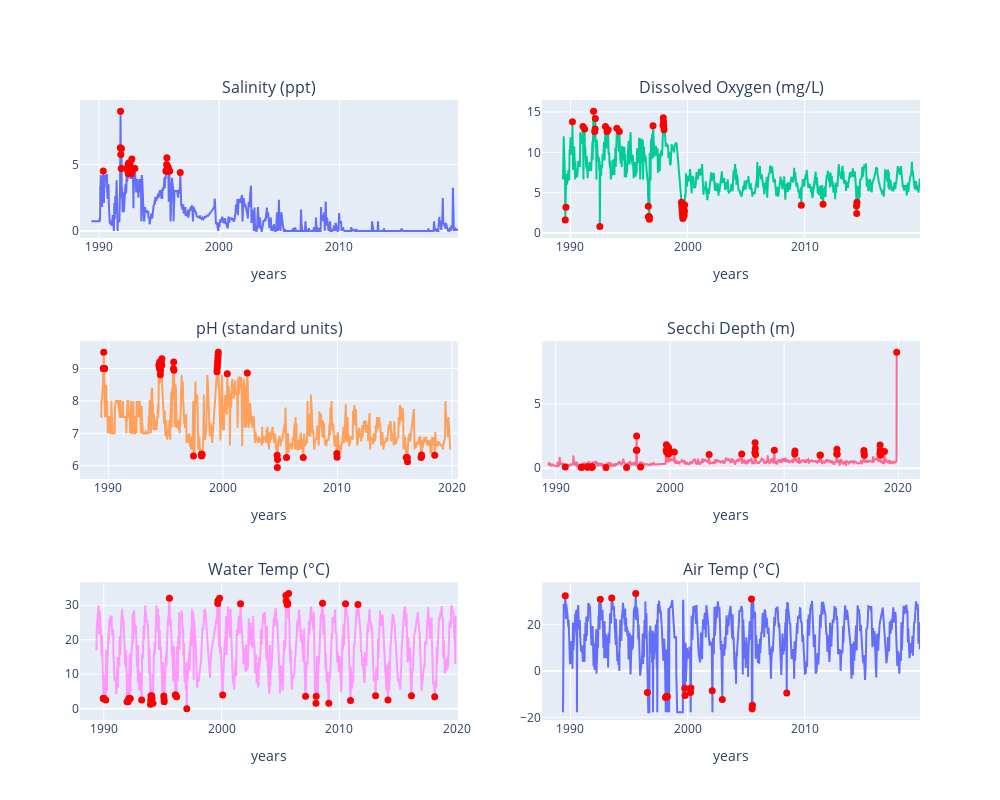

Notebook cell for this chart:
### Code cell
fig = make_subplots(rows=3, cols=2,     subplot_titles=[
        'Salinity (ppt)', 'Dissolved Oxygen (mg/L)', 
        'pH (standard units)', 'Secchi Depth (m)', 
        'Water Temp (°C)', 'Air Temp (°C)'
    ])
fig.add_trace(go.Scatter(x=select_df.index, y=select_df['Salinity (ppt)'], mode='lines', name='Salinity (ppt)'), row=1, col=1)
fig.add_trace(go.Scatter(x=select_df[select_df['Salinity (ppt)_anomaly']].index, y=select_df[select_df['Salinity (ppt)_anomaly']]['Salinity (ppt)'], mode='markers',
                        marker=dict(color='red', size=7)), row=1, col=1)
fig.update_xaxes(title_text="years")
fig.update_yaxes()

fig.add_trace(go.Scatter(x=select_df.index, y=select_df['Dissolved Oxygen (mg/L)'], mode='lines', name='Dissolved Oxygen (mg/L)'), row=1, col=2)
fig.add_trace(go.Scatter(x=select_df[select_df['Dissolved Oxygen (mg/L)_anomaly']].index, y=select_df[select_df['Dissolved Oxygen (mg/L)_anomaly']]['Dissolved Oxygen (mg/L)'], mode='markers',
                        marker=dict(color='red', size=7)), row=1, col=2)

fig.add_trace(go.Scatter(x=select_df.index, y=select_df['pH (standard units)'], mode='lines', name='pH (standard units)'), row=2, col=1)
fig.add_trace(go.Scatter(x=select_df[select_df['pH (standard units)_anomaly']].index, y=select_df[select_df['pH (standard units)_anomaly']]['pH (standard units)'], mode='markers',
                          marker=dict(color='red', size=7)), row=2, col=1)

fig.add_trace(go.Scatter(x=select_df.index, y=select_df['Secchi Depth (m)'], mode='lines', name='Secchi Depth (m)'), row=2, col=2)
fig.add_trace(go.Scatter(x=select_df[select_df['Secchi Depth (m)_anomaly']].index, y=select_df[select_df['Secchi Depth (m)_anomaly']]['Secchi Depth (m)'], mode='markers',
                        marker=dict(color='red', size=7)), row=2, col=2)

fig.add_trace(go.Scatter(x=select_df.index, y=select_df['Water Temp (?C)'], mode='lines', name='Water Temp (?C)'), row=3, col=1)
fig.add_trace(go.Scatter(x=select_df[select_df['Water Temp (?C)_anomaly']].index, y=select_df[select_df['Water Temp (?C)_anomaly']]['Water Temp (?C)'], mode='markers',
                        marker=dict(color='red', size=7)), row=3, col=1)

fig.add_trace(go.Scatter(x=select_df.index, y=select_df['AirTemp (C)'], mode='lines', name='AirTemp (C)'), row=3, col=2)
fig.add_trace(go.Scatter(x=select_df[select_df['AirTemp (C)_anomaly']].index, y=select_df[select_df['AirTemp (C)_anomaly']]['AirTemp (C)'], mode='markers',
                        marker=dict(color='red', size=7)), row=3, col=2)

fig.update_layout(showlegend=False)

fig.update_layout(height=800, width=1000)
fig.show()

### Figure 1 — Plotly figure (JSON) as saved in the notebook; plotly's stock layout.template omitted (floating-point values rounded to 4 significant figures; data arrays with more than 128 entries replaced by an {"elided": "..."} marker saying what was removed)
{"data": [{"mode": "lines", "name": "Salinity (ppt)", "type": "scatter", "x": {"elided": "1592 str values"}, "xaxis": "x", "y": {"elided": "1592 float values"}, "yaxis": "y"}, {"marker": {"color": "red", "size": 7}, "mode": "markers", "type": "scatter", "x": ["1990-05-13T00:00:00", "1991-10-13T00:00:00", "1991-10-20T00:00:00", "1991-10-27T00:00:00", "1991-11-10T00:00:00", "1991-11-17T00:00:00", "1992-04-26T00:00:00", "1992-05-31T00:00:00", "1992-06-07T00:00:00", "1992-06-14T00:00:00", "1992-06-21T00:00:00", "1992-06-28T00:00:00", "1992-07-05T00:00:00", "1992-07-12T00:00:00", "1992-07-19T00:00:00", "1992-07-26T00:00:00", "1992-08-02T00:00:00", "1992-08-09T00:00:00", "1992-08-16T00:00:00", "1992-09-06T00:00:00", "1992-09-13T00:00:00", "1992-09-20T00:00:00", "1992-09-27T00:00:00", "1992-10-04T00:00:00", "1992-12-27T00:00:00", "1995-07-30T00:00:00", "1995-08-06T00:00:00", "1995-08-13T00:00:00", "1995-08-20T00:00:00", "1995-08-27T00:00:00", "1995-09-03T00:00:00", "1995-09-10T00:00:00", "1995-09-17T00:00:00", "1995-09-24T00:00:00", "1995-10-01T00:00:00", "1995-10-08T00:00:00", "1995-11-05T00:00:00", "1995-11-19T00:00:00", "1996-10-06T00:00:00"], "xaxis": "x", "y": [4.5, 6.25, 9, 5.75, 4.7, 6.2, 4.7, 4.45, 5, 4.3, 5.1, 4.7, 4.5, 4.3, 5.1, 5.1, 5.1, 4.6, 4.7, 4.3, 4.425, 4.55, 5.4, 4.65, 4.7, 4.5, 4.5, 4.5, 5, 5.5, 4.5, 4.8, 4.5, 4.65, 4.8, 4.7, 4.5, 4.5, 4.4], "yaxis": "y"}, {"mode": "lines", "name": "Dissolved Oxygen (mg/L)", "type": "scatter", "x": {"elided": "1592 str values"}, "xaxis": "x2", "y": {"elided": "1592 float values"}, "yaxis": "y2"}, {"marker": {"color": "red", "size": 7}, "mode": "markers", "type": "scatter", "x": ["1989-07-23T00:00:00", "1989-08-13T00:00:00", "1990-03-04T00:00:00", "1991-01-27T00:00:00", "1991-03-17T00:00:00", "1991-12-22T00:00:00", "1992-01-26T00:00:00", "1992-02-09T00:00:00", "1992-02-16T00:00:00", "1992-07-05T00:00:00", "1992-12-27T00:00:00", "1993-02-14T00:00:00", "1993-02-28T00:00:00", "1993-03-21T00:00:00", "1993-12-19T00:00:00", "1994-03-06T00:00:00", "1996-08-25T00:00:00", "1996-09-01T00:00:00", "1996-09-08T00:00:00", "1996-09-15T00:00:00", "1996-09-22T00:00:00", "1996-09-29T00:00:00", "1997-01-19T00:00:00", "1997-11-30T00:00:00", "1997-12-07T00:00:00", "1997-12-14T00:00:00", "1997-12-21T00:00:00", "1997-12-28T00:00:00", "1999-06-27T00:00:00", "1999-07-04T00:00:00", "1999-07-11T00:00:00", "1999-07-18T00:00:00", "1999-07-25T00:00:00", "1999-08-01T00:00:00", "1999-08-08T00:00:00", "1999-08-15T00:00:00", "1999-08-22T00:00:00", "1999-08-29T00:00:00", "1999-09-05T00:00:00", "1999-09-12T00:00:00", "1999-09-19T00:00:00", "1999-09-26T00:00:00", "1999-10-03T00:00:00", "2009-09-20T00:00:00", "2011-07-31T00:00:00", "2014-06-08T00:00:00", "2014-06-15T00:00:00", "2014-06-22T00:00:00"], "xaxis": "x2", "y": [1.6, 3.2, 13.8, 13.2, 12.9, 15.1, 12.6, 12.9, 14.2, 0.8, 13.2, 12.6, 12.7, 12.8, 13, 12.6, 3.325, 2, 2, 2, 2, 1.7, 13.3, 13.38, 14.3, 13.8, 13.3, 12.8, 3.814, 3.479, 3.143, 2.807, 2.471, 2.136, 1.8, 3.42, 2.3, 2.25, 2.2, 2.15, 2.475, 2.8, 3.46, 3.437, 3.562, 3.351, 2.425, 3.818], "yaxis": "y2"}, {"mode": "lines", "name": "pH (standard units)", "type": "scatter", "x": {"elided": "1592 str values"}, "xaxis": "x3", "y": {"elided": "1592 float values"}, "yaxis": "y3"}, {"marker": {"color": "red", "size": 7}, "mode": "markers", "type": "scatter", "x": ["1989-07-23T00:00:00", "1989-07-30T00:00:00", "1989-08-06T00:00:00", "1989-08-13T00:00:00", "1989-08-20T00:00:00", "1989-08-27T00:00:00", "1989-09-03T00:00:00", "1994-05-29T00:00:00", "1994-06-19T00:00:00", "1994-06-26T00:00:00", "1994-07-17T00:00:00", "1994-07-24T00:00:00", "1994-07-31T00:00:00", "1994-08-07T00:00:00", "1994-08-14T00:00:00", "1994-08-28T00:00:00", "1994-09-04T00:00:00", "1995-09-10T00:00:00", "1995-09-17T00:00:00", "1995-09-24T00:00:00", "1997-06-08T00:00:00", "1998-02-15T00:00:00", "1998-02-22T00:00:00", "1998-03-01T00:00:00", "1998-03-08T00:00:00", "1999-06-27T00:00:00", "1999-07-04T00:00:00", "1999-07-11T00:00:00", "1999-07-18T00:00:00", "1999-07-25T00:00:00", "1999-08-01T00:00:00", "1999-08-08T00:00:00", "2000-05-21T00:00:00", "2002-02-17T00:00:00", "2004-09-26T00:00:00", "2004-10-03T00:00:00", "2004-10-10T00:00:00", "2005-07-24T00:00:00", "2007-01-07T00:00:00", "2009-12-13T00:00:00", "2009-12-20T00:00:00", "2016-01-03T00:00:00", "2016-02-07T00:00:00", "2016-02-14T00:00:00", "2017-04-23T00:00:00", "2017-04-30T00:00:00", "2017-05-07T00:00:00", "2018-07-01T00:00:00"], "xaxis": "x3", "y": [9, 9, 9.5, 9, 9, 9, 9, 9.1, 9, 9.2, 8.81, 8.94, 9.07, 9.2, 9.2, 9.1, 9.3, 9, 9.2, 8.95, 6.3, 6.35, 6.3, 6.325, 6.35, 8.9, 9, 9.1, 9.2, 9.3, 9.4, 9.5, 8.84, 8.86, 6.32, 5.94, 6.193, 6.25, 6.25, 6.38, 6.26, 6.25, 6.25, 6.125, 6.25, 6.292, 6.333, 6.325], "yaxis": "y3"}, {"mode": "lines", "name": "Secchi Depth (m)", "type": "scatter", "x": {"elided": "1592 str values"}, "xaxis": "x4", "y": {"elided": "1592 float values"}, "yaxis": "y4"}, {"marker": {"color": "red", "size": 7}, "mode": "markers", "type": "scatter", "x": ["1990-11-04T00:00:00", "1992-03-29T00:00:00", "1992-04-19T00:00:00", "1992-10-11T00:00:00", "1992-10-18T00:00:00", "1992-10-25T00:00:00", "1993-02-14T00:00:00", "1993-02-28T00:00:00", "1993-03-07T00:00:00", "1993-03-14T00:00:00", "1994-05-29T00:00:00", "1996-03-17T00:00:00", "1997-01-26T00:00:00", "1997-02-02T00:00:00", "1997-02-09T00:00:00", "1997-06-08T00:00:00", "1999-09-05T00:00:00", "1999-09-12T00:00:00", "1999-09-19T00:00:00", "1999-11-07T00:00:00", "1999-11-14T00:00:00", "1999-11-21T00:00:00", "1999-11-28T00:00:00", "1999-12-05T00:00:00", "2000-05-21T00:00:00", "2003-06-08T00:00:00", "2006-04-16T00:00:00", "2007-06-10T00:00:00", "2007-06-17T00:00:00", "2007-06-24T00:00:00", "2007-07-01T00:00:00", "2009-02-22T00:00:00", "2010-12-05T00:00:00", "2010-12-12T00:00:00", "2013-02-24T00:00:00", "2013-03-03T00:00:00", "2014-08-10T00:00:00", "2014-08-17T00:00:00", "2014-08-24T00:00:00", "2016-12-25T00:00:00", "2017-01-01T00:00:00", "2017-01-08T00:00:00", "2018-05-20T00:00:00", "2018-05-27T00:00:00", "2018-06-03T00:00:00", "2018-06-10T00:00:00", "2018-10-14T00:00:00", "2019-11-10T00:00:00"], "xaxis": "x4", "y": [0.1, 0.05, 0.1, 0.1, 0.1, 0.1, 0.1, 0.1, 0.1, 0.1, 0.05, 0.05, 1.4, 2.5, 1.4, 0.1, 1.395, 1.83, 1.24, 1.101, 1.64, 1.477, 1.313, 1.15, 1.26, 1.06, 1.1, 1.225, 1.98, 1.527, 1.073, 1.39, 1.113, 1.34, 1.012, 1.025, 1.133, 1.475, 1.079, 1.375, 1.19, 1.005, 1.15, 1.8, 1.417, 1.033, 1.3, 9], "yaxis": "y4"}, {"mode": "lines", "name": "Water Temp (?C)", "type": "scatter", "x": {"elided": "1592 str values"}, "xaxis": "x5", "y": {"elided": "1592 float values"}, "yaxis": "y5"}, {"marker": {"color": "red", "size": 7}, "mode": "markers", "type": "scatter", "x": ["1989-12-17T00:00:00", "1989-12-24T00:00:00", "1989-12-31T00:00:00", "1990-01-07T00:00:00", "1990-03-04T00:00:00", "1991-12-22T00:00:00", "1992-01-26T00:00:00", "1992-02-16T00:00:00", "1992-03-22T00:00:00", "1992-03-29T00:00:00", "1993-03-21T00:00:00", "1993-12-19T00:00:00", "1993-12-26T00:00:00", "1994-01-02T00:00:00", "1994-01-30T00:00:00", "1994-02-06T00:00:00", "1994-03-06T00:00:00", "1995-02-05T00:00:00", "1995-02-12T00:00:00", "1995-02-19T00:00:00", "1995-07-30T00:00:00", "1996-01-28T00:00:00", "1996-02-04T00:00:00", "1996-03-10T00:00:00", "1997-01-19T00:00:00", "1999-09-05T00:00:00", "1999-09-12T00:00:00", "1999-10-31T00:00:00", "2000-02-06T00:00:00", "2001-08-12T00:00:00", "2005-06-19T00:00:00", "2005-06-26T00:00:00", "2005-07-31T00:00:00", "2005-08-07T00:00:00", "2005-08-14T00:00:00", "2005-09-11T00:00:00", "2007-02-18T00:00:00", "2008-01-06T00:00:00", "2008-01-13T00:00:00", "2008-07-27T00:00:00", "2009-02-08T00:00:00", "2010-07-11T00:00:00", "2010-12-12T00:00:00", "2011-07-31T00:00:00", "2013-01-27T00:00:00", "2014-02-16T00:00:00", "2016-02-14T00:00:00", "2018-02-04T00:00:00"], "xaxis": "x5", "y": [3, 3, 3, 3, 2.5, 2, 2, 3, 3, 3, 2.5, 1.3, 2.55, 3.8, 3.725, 3, 1.6, 3.667, 2.833, 2, 32, 4, 4, 3.5, 0, 30.53, 31.3, 32.02, 4, 30.4, 32.8, 31.2, 30.2, 30.4, 30.6, 33.41, 3.6, 1.6, 3.6, 30.6, 1.6, 30.4, 2.4, 30.25, 3.75, 2.5, 3.75, 3.5], "yaxis": "y5"}, {"mode": "lines", "name": "AirTemp (C)", "type": "scatter", "x": {"elided": "1592 str values"}, "xaxis": "x6", "y": {"elided": "1592 float values"}, "yaxis": "y6"}, {"marker": {"color": "red", "size": 7}, "mode": "markers", "type": "scatter", "x": ["1989-07-23T00:00:00", "1992-07-19T00:00:00", "1993-07-11T00:00:00", "1995-07-30T00:00:00", "1996-07-28T00:00:00", "1998-02-15T00:00:00", "1998-03-01T00:00:00", "1998-04-12T00:00:00", "1999-10-10T00:00:00", "1999-10-17T00:00:00", "2000-04-02T00:00:00", "2000-04-16T00:00:00", "2002-02-10T00:00:00", "2002-12-22T00:00:00", "2005-06-19T00:00:00", "2005-07-10T00:00:00", "2005-07-17T00:00:00", "2008-06-22T00:00:00"], "xaxis": "x6", "y": [32.5, 31, 31.5, 33.5, -9.222, -11.41, -11.01, -11.01, -7.407, -10.56, -9.222, -7.361, -8.485, -12.33, 31.16, -16.28, -14.78, -9.444], "yaxis": "y6"}], "layout": {"annotations": [{"font": {"size": 16}, "showarrow": false, "text": "Salinity (ppt)", "x": 0.225, "xanchor": "center", "xref": "paper", "y": 1, "yanchor": "bottom", "yref": "paper"}, {"font": {"size": 16}, "showarrow": false, "text": "Dissolved Oxygen (mg/L)", "x": 0.775, "xanchor": "center", "xref": "paper", "y": 1, "yanchor": "bottom", "yref": "paper"}, {"font": {"size": 16}, "showarrow": false, "text": "pH (standard units)", "x": 0.225, "xanchor": "center", "xref": "paper", "y": 0.6111, "yanchor": "bottom", "yref": "paper"}, {"font": {"size": 16}, "showarrow": false, "text": "Secchi Depth (m)", "x": 0.775, "xanchor": "center", "xref": "paper", "y": 0.6111, "yanchor": "bottom", "yref": "paper"}, {"font": {"size": 16}, "showarrow": false, "text": "Water Temp (°C)", "x": 0.225, "xanchor": "center", "xref": "paper", "y": 0.2222, "yanchor": "bottom", "yref": "paper"}, {"font": {"size": 16}, "showarrow": false, "text": "Air Temp (°C)", "x": 0.775, "xanchor": "center", "xref": "paper", "y": 0.2222, "yanchor": "bottom", "yref": "paper"}], "height": 800, "showlegend": false, "width": 1000, "xaxis": {"anchor": "y", "domain": [0, 0.45], "title": {"text": "years"}}, "xaxis2": {"anchor": "y2", "domain": [0.55, 1], "title": {"text": "years"}}, "xaxis3": {"anchor": "y3", "domain": [0, 0.45], "title": {"text": "years"}}, "xaxis4": {"anchor": "y4", "domain": [0.55, 1], "title": {"text": "years"}}, "xaxis5": {"anchor": "y5", "domain": [0, 0.45], "title": {"text": "years"}}, "xaxis6": {"anchor": "y6", "domain": [0.55, 1], "title": {"text": "years"}}, "yaxis": {"anchor": "x", "domain": [0.7778, 1]}, "yaxis2": {"anchor": "x2", "domain": [0.7778, 1]}, "yaxis3": {"anchor": "x3", "domain": [0.3889, 0.6111]}, "yaxis4": {"anchor": "x4", "domain": [0.3889, 0.6111]}, "yaxis5": {"anchor": "x5", "domain": [0, 0.2222]}, "yaxis6": {"anchor": "x6", "domain": [0, 0.2222]}}}
